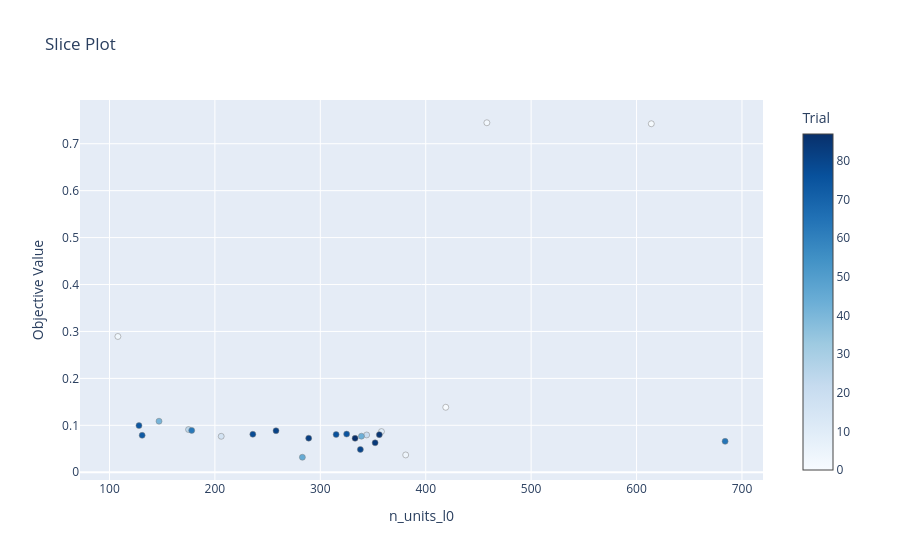

Source (notebook cell):
### Code cell
optuna.visualization.plot_slice(loaded_study, params = ['n_units_l0']).show()

### Figure 1 — Plotly figure (JSON) as saved in the notebook; plotly's stock layout.template omitted (floating-point values rounded to 4 significant figures)
{"data": [{"marker": {"color": [0, 1, 2, 3, 4, 11, 16, 21, 25, 41, 43, 45, 63, 64, 73, 74, 75, 76, 78, 80, 81, 82, 84, 85, 87], "colorbar": {"title": {"text": "Trial"}, "x": 1, "xpad": 40}, "colorscale": [[0, "rgb(247,251,255)"], [0.125, "rgb(222,235,247)"], [0.25, "rgb(198,219,239)"], [0.375, "rgb(158,202,225)"], [0.5, "rgb(107,174,214)"], [0.625, "rgb(66,146,198)"], [0.75, "rgb(33,113,181)"], [0.875, "rgb(8,81,156)"], [1, "rgb(8,48,107)"]], "line": {"color": "Grey", "width": 0.5}}, "mode": "markers", "name": "Feasible Trial", "showlegend": false, "type": "scatter", "x": [419, 614, 458, 108, 381, 358, 206, 344, 175, 147, 339, 283, 178, 684, 131, 128, 325, 315, 236, 338, 258, 289, 352, 356, 333], "y": [0.1385, 0.7426, 0.7447, 0.2893, 0.03686, 0.08667, 0.07657, 0.0795, 0.09098, 0.1087, 0.07681, 0.03195, 0.08919, 0.06586, 0.07869, 0.09938, 0.08132, 0.08039, 0.08095, 0.04862, 0.08844, 0.07262, 0.06273, 0.08015, 0.07228]}], "layout": {"title": {"text": "Slice Plot"}, "xaxis": {"title": {"text": "n_units_l0"}}, "yaxis": {"title": {"text": "Objective Value"}}}}
